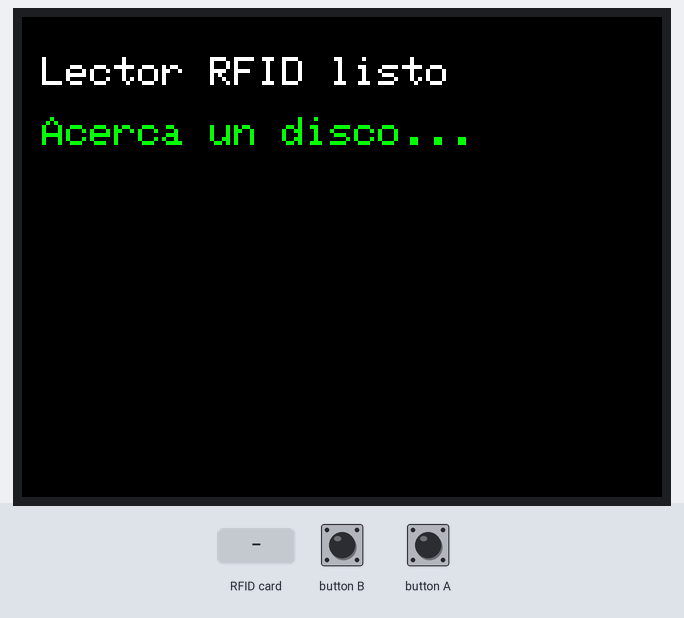
This sketch was run on a simulated ESP32. Parts: 320×240 colour display. Inputs (shaded band) come from the test bench.

Above: at 1.4 s.
1.5 s: RFID card 5E 7A 19 C4 held to the reader
At 1.9 s:
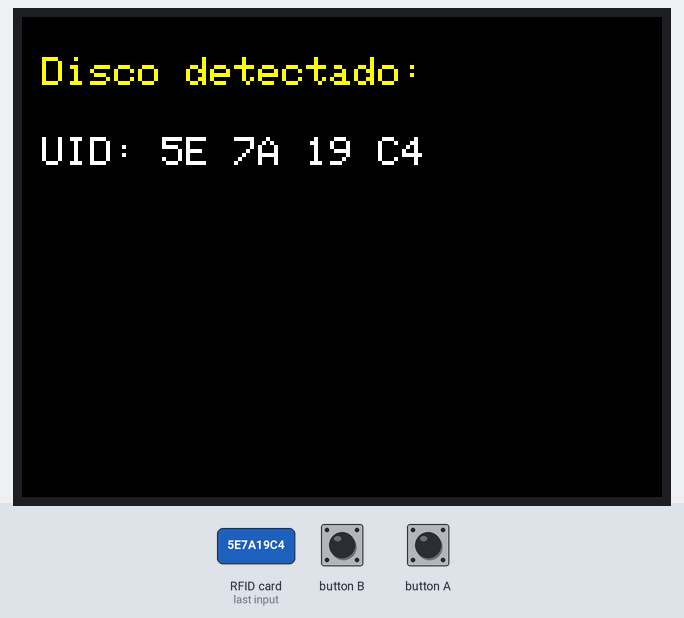
At 3.9 s:
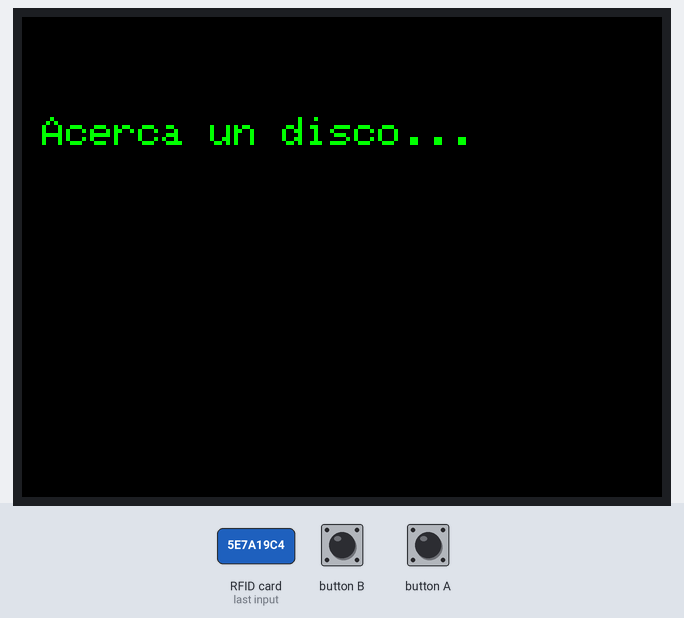
Timing chart, 0 to 5.4 s (numbered marks = the images above; inputs shaded):
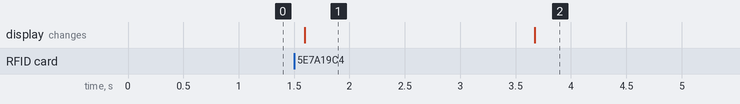

Measured:
- after the input at 1.5 s, the display: changes after 0.09 s (image 1)
- what the display in image 1 shows lasts 2.1 s, from 1.6 s to 3.7 s

The sketch:

NFC_lector_ESP32.ino
```cpp
/*
  NFC_card_reader_ESP32.ino

  Created: 23 Oct 2026
  Modified: 05 Nov 2026
  By: Daniel Santillana
  University of Extremadura
  dsantil@alumnos.unex.es
  Spain
*/


#include <M5Unified.h>
#include <SPI.h>
#include <MFRC522.h>

// Definimos los pines que conectaste
#define SS_PIN 8
#define RST_PIN -1 // No lo hemos conectado, usamos -1

MFRC522 rfid(SS_PIN, RST_PIN);

void setup() {
  auto cfg = M5.config();
  M5.begin(cfg);

  M5.Lcd.setTextSize(2);
  M5.Lcd.clear(TFT_BLACK);
  M5.Lcd.setTextColor(TFT_WHITE);

  // Inicializamos el bus SPI especificando nuestros pines (SCK, MISO, MOSI, SS)
  SPI.begin(36, 35, 37, 8);

  rfid.PCD_Init(); // Arrancamos el lector RFID

  M5.Lcd.setCursor(10, 20);
  M5.Lcd.println("Lector RFID listo");
  M5.Lcd.setCursor(10, 50);
  M5.Lcd.setTextColor(TFT_GREEN);
  M5.Lcd.println("Acerca un disco...");
}

void loop() {
  M5.update();

  // Si no hay tarjeta presente, el bucle se reinicia y no hace nada
  if (!rfid.PICC_IsNewCardPresent() || !rfid.PICC_ReadCardSerial()) {
    return;
  }

  // Si detecta tarjeta, limpiamos la pantalla y extraemos el código (UID)
  M5.Lcd.clear(TFT_BLACK);
  M5.Lcd.setCursor(10, 20);
  M5.Lcd.setTextColor(TFT_YELLOW);
  M5.Lcd.println("Disco detectado:");

  String uid = "";
  for (byte i = 0; i < rfid.uid.size; i++) {
    uid += String(rfid.uid.uidByte[i] < 0x10 ? " 0" : " ");
    uid += String(rfid.uid.uidByte[i], HEX);
  }
  uid.toUpperCase(); // Lo ponemos en mayúsculas para que quede más limpio

  M5.Lcd.setCursor(10, 60);
  M5.Lcd.setTextColor(TFT_WHITE);
  M5.Lcd.println("UID:" + uid);

  // Pausa de 2 segundos para que te dé tiempo a leerlo antes de pedir el siguiente
  delay(2000);

  M5.Lcd.clear(TFT_BLACK);
  M5.Lcd.setCursor(10, 50);
  M5.Lcd.setTextColor(TFT_GREEN);
  M5.Lcd.println("Acerca un disco...");
}
```
